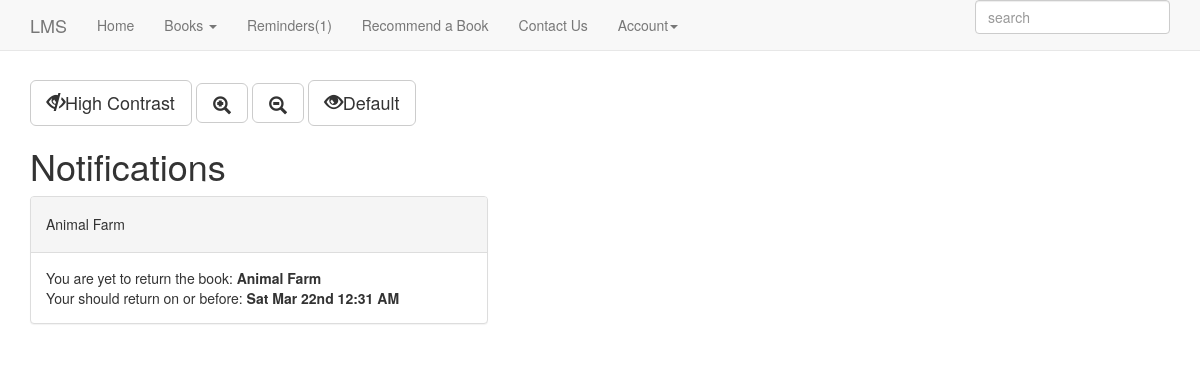
Page /pages/user_notifications.php (signed in) on the committed database.
### tables this page shows
CREATE TABLE IF NOT EXISTS `booking` (
  `id` int(11) NOT NULL AUTO_INCREMENT,
  `student` int(11) NOT NULL,
  `bookTitle` varchar(100) NOT NULL,
  `returnDateTime` timestamp NOT NULL DEFAULT CURRENT_TIMESTAMP ON UPDATE CURRENT_TIMESTAMP,
  `dateTime` timestamp NOT NULL DEFAULT '0000-00-00 00:00:00',
  `isReturned` tinyint(4) NOT NULL,
  `isOverdue` tinyint(4) NOT NULL,
  `book` int(11) NOT NULL,
  `isExpired` tinyint(4) NOT NULL,
  `isClaimed` tinyint(4) NOT NULL,
  `expiryDate` timestamp NOT NULL DEFAULT '0000-00-00 00:00:00',
  `dueDate` timestamp NOT NULL DEFAULT '0000-00-00 00:00:00',
  PRIMARY KEY (`id`)
);

### config.php (called while the page is built, shortened)
<?php
    $dbname="library";
    $dbhost="localhost";
    $dbuser="library";
    $dbpass="library";
?>

### classes/DataModel.php (called while the page is built, shortened)
<?php include_once '../helper/functions.php'; ?>
<?php
    abstract class DataModel {
        private static $db;
        public static function connectDB(){
            include '../config.php';
            self::$db =  new mysqli("$dbhost", "$dbuser", "$dbpass", "$dbname");
            return self::$db;
        }
        public static function filter($table, $fields){
            $queryType = "filter";
            include '../helper/retrieve_data.php';
            return $querySet;
        }
    }
?>

### helper/retrieve_data.php (called while the page is built, shortened)
<?php
    $query = "";
    if ($queryType == "filter" && $fields == "ALL") {
        $query = "SELECT * FROM {$table}";
        $result = self::$db->query($query);
        if(!$result){
            die(self::$db->error);
        }
    }elseif($queryType=="get" || $queryType=="filter" || $queryType=="xfilter"){
        self::$filters = [];
        foreach($fields as $key => $value){
            if (property_exists($table, $key)){
                self::$filters[$key] = $value;
            }
        }
        $first_clause_value = reset(self::$filters);
        $first_clause_key = key(self::$filters);
        unset(self::$filters[$first_clause_key]);
        if ($first_clause_key && !is_null($first_clause_value)){
            $query = "SELECT * FROM {$table} ";
            $query .= "WHERE {$first_clause_key} = ";
            $query .= "'";
            $query .= "{$first_clause_value}";
            $query .= "'";
        }
        if (count(self::$filters)>0){
            foreach(self::$filters as $key => $value){
                $query .= " AND {$key} = '";
                $query .= "{$value}'";
            }
        }
        $result = self::$db->query($query);
    }
    if ($queryType == "filter" or $queryType == "xfilter") {
        $querySet = array();
        while($dataobj = $result->fetch_object()) {
            $dataobj = objToObj($dataobj, $table);
            $querySet[] = $dataobj;
        }
        if(count($querySet) == 0){
            $querySet = NULL;
        }
    } else {
    }
?>

### classes/Reminder.php (called while the page is built, shortened)
<?php
    class Reminder {
        private static $student;
        public static function getReminder($student){
            self::$student = $student;
            $rawUnclaimeds = Booking::filter("Booking", array("student"=>self::$student, "isClaimed"=>0, "isExpired"=>0));
            $unclaimeds = [];
            if(is_array($rawUnclaimeds)){
                foreach($rawUnclaimeds as $rawUnclaimed){
                    if ($rawUnclaimed->expiryDate < date('Y-m-d H:i:s')){
                        continue;
                    }
                    $unclaimeds[] = $rawUnclaimed;
                }
                $unreturneds = Booking::filter("Booking", array("student"=>self::$student, "isClaimed"=>1, "isReturned"=>0, "isOverdue"=>0));
                $overdues = Booking::filter("Booking", array("student"=>self::$student, "isClaimed"=>1, "isReturned"=>0, "isOverdue"=>1));
                $reminders = array("unclaimeds"=>$unclaimeds, "unreturneds"=>$unreturneds, "overdues"=>$overdues);
                return $reminders;
            }
        }
    }
?>

### scripts/user/notification.php (called while the page is built, shortened)
<?php
    include_once ($_SERVER['DOCUMENT_ROOT']."/library/classes/Reminder.php");
    $reminders = Reminder::getReminder($_SESSION['studentNo']);
    $unreturneds = $reminders["unreturneds"];
?>

### helper/functions.php (called while the page is built, shortened)
<?php
    function objToObj($instance, $endClass){
        return unserialize(sprintf(
            'O:%d:"%s"%s',
            strlen($endClass),
            $endClass,
            strstr(strstr(serialize($instance), '"'), ':')
        ));
    }
?>

### pages/user_notifications.php (the view, shortened to what this page needs)
<?php
    include_once "../scripts/user/notification.php";
    if(!isset($content)){
        $content = "";
    }
    if(!empty($unreturneds)){
        foreach($unreturneds as $unreturned){
            $content .= "<div class='row'>
            <div class='col-sm-5'>
                <div class='panel panel-default'>
                    <div class='panel-heading'>
                        <h5>{$unreturned->bookTitle}</h5>
                    </div>
                    <div class='panel-body'> ";
            $content .= "   You are yet to return the book:
                        <strong>{$unreturned->bookTitle}</strong><br/>";
            $content .= "   Your should return on or before: ";
            $content .= "<strong>".date('D M jS g:i A',strtotime($unreturned->dueDate))."</strong>";
            $content .= "</div>
                </div>
            </div>
        </div>";
        }
    }
    include_once "includes/template.php";
?>

### pages/includes/lms.css (style rules this page uses)
body { padding-top: 80px; padding-bottom: 30px; }

### rows in the picture
booking: bookTitle "Animal Farm", value "Your should return on or before:", dueDate "Sat Mar 22nd 12:31 AM"

### other values in the picture
$rem_count "1"
$pgDesc "Notifications"
